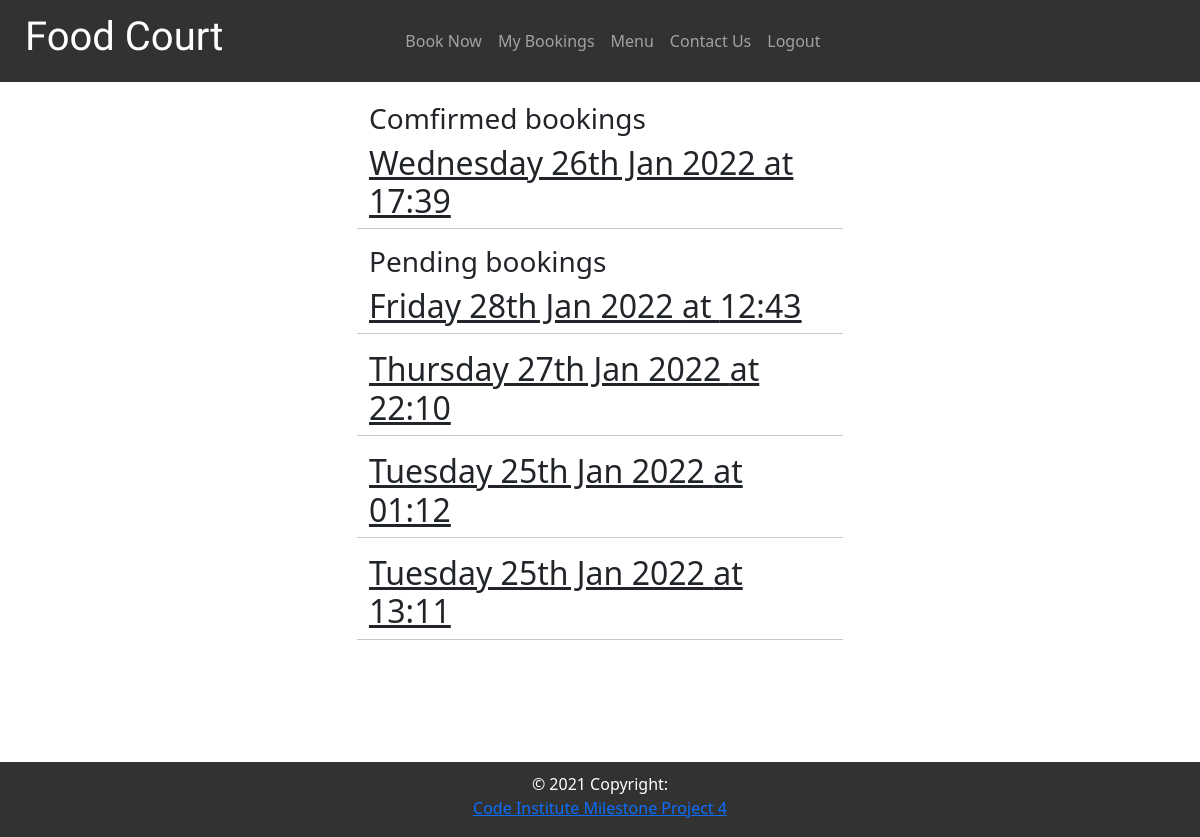
The app's page /booking/ (signed in), older data.
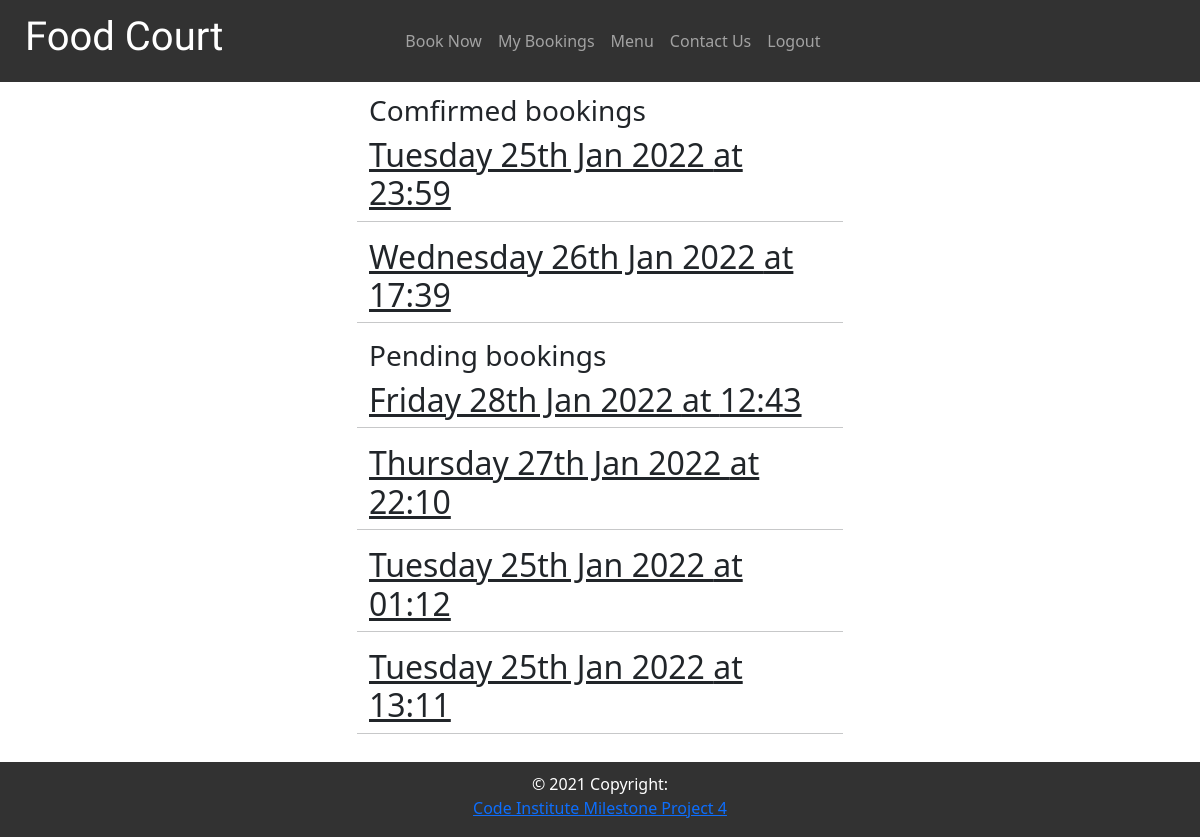
The same page, newer data.
### booking/models.py (models this page shows)
class Book(models.Model):
    used_id = models.ForeignKey(
        User, on_delete=models.CASCADE, related_name="booking_books",
    )
    booked_time = models.TimeField()
    booked_date = models.DateField()
    menu_type = models.IntegerField(choices=TYPE, default=0)
    created_on = models.DateTimeField(auto_now_add=True)
    updated_on = models.DateTimeField(auto_now=True)
    table_num = models.IntegerField(choices=TABLES, default=0)
    guests_num = models.IntegerField(choices=GUESTS)
    status = models.IntegerField(choices=STATUS, default=0)
    class Meta:
        ordering = ["-created_on"]

### booking/views.py (the view)
# urls.py: path('', views.booking, name='booking'),
def booking(request):
    booked = Book.objects.filter(status=1)
    pending = Book.objects.filter(status=0)
    context = {
        'booked': booked,
        'pending': pending
    }
    return render(request, 'booking/booking.html', context)

### booking/templates/booking/booking.html (shortened to what this page needs)
{% extends "base.html" %}
{% block content %}
  <div class="container" id="bookings_container">
    {% if request.user.is_authenticated %}
      {% if user.username == "admin" %}
        <div class="row description">
          <div class="col">
            <h1>Hello {{ user.username}} here are all the bookings </h1>
          </div>
        </div>
        <div class="row">
          <div class="col">
            <div id="booked">
              <h3>Comfired bookings</h3>
              {% for booking in booked %}
                  <div class="row">
                    <div class="col">
                      <h2 class="title">{{ booking.booked_date|date:'l dS M Y' }} at {{ booking.booked_time|date:'H:i' }}</h2>
                      <div class="row book_information">
                        <p>Booked for: {{ booking.booked_time}}</p>
                        <p>Booked at: {{ booking.booked_date}}</p>
                        <p>Booked on: {{ booking.created_on}}</p>
                        <p>Guests: {{ booking.guests_num}}</p>
                        <p>In case of food allergies or any other information that you would like to be aware please
                            do not hesitate to contact us</p>
                      </div>
                    </div>
                    <hr>
                  </div>
              {% endfor %}
          </div>
        </div>
        <div class="row">
          <div class="col">
            <div id="pending">
              <h3>Pending bookings</h3>
                {% for pend in pending %}
                    <div class="row">
                      <div class="col">
                        <h2 class="title">{{ pend.booked_date|date:'l dS M Y' }} at {{ pend.booked_time|date:'H:i' }}</h2>
                        <div class="row book_information">
                          <p>Booked for: {{ pend.booked_time}}</p>
                          <p>Booked at: {{ pend.booked_date}}</p>
                          <p>Booked on: {{ pend.created_on}}</p>
                          <p>Guests: {{ pend.guests_num}}</p>
                          <p>In case of food allergies or any other information that you would like to be aware please
                              do not hesitate to contact us</p>
                        </div>
                      </div>
                      <hr>
                    </div>
                  {% endfor %}
            </div>
          </div>
        </div>
      {% else %}
        <div class="row">
          <div class="col">
            <div id="booked">
              <h3>Comfirmed bookings</h3>
              {% for booking in booked %}
                {% if booking.used_id|lower == user.username|lower %}
                  <div class="row">
                    <div class="col">
                      <h2 class="title">{{ booking.booked_date|date:'l dS M Y' }} at {{ booking.booked_time|date:'H:i' }}</h2>
                    </div>
                    <hr>
                  </div>
                {% endif %}
              {% endfor %}
            </div>
          </div>
        </div>
        <div class="row">
          <div class="col">
            <div id="pending">
              <h3>Pending bookings</h3>
              {% for pend in pending %}
                {% if pend.used_id|lower == user.username|lower %}
                  <div class="row">
                    <div class="col">
                      <h2 class="title">{{ pend.booked_date|date:'l dS M Y' }} at {{ pend.booked_time|date:'H:i' }}</h2>
                    </div>
                    <hr>
                  </div>
                {% endif %}
              {% endfor %}
            </div>
          </div>
        </div>
      {% endif %}
    {% endif %}
  </div>
{% endblock %}

Row changes from the older to the newer data that the page shows:
added Book: booked_date "Tuesday 25th Jan 2022", booked_time "23:59", shown under "Comfirmed bookings"
